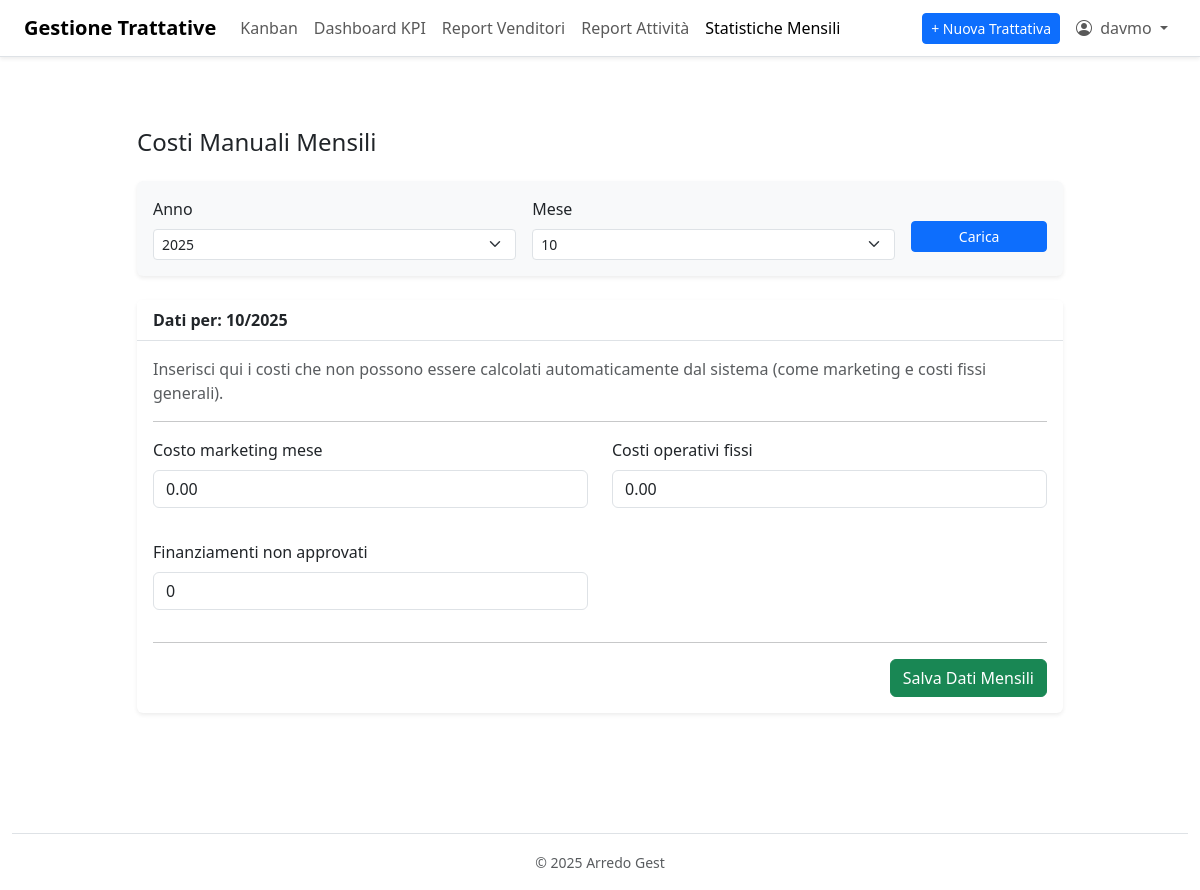
The app's page /statistiche-mensili/ (signed in) with its own data.
### gestione/models.py (models this page shows, shortened)
class StatMensile(models.Model):
    anno = models.PositiveIntegerField(verbose_name="Anno (es. 2024)")
    mese = models.PositiveIntegerField(verbose_name="Mese (1-12)", validators=[MinValueValidator(1), MaxValueValidator(12)])
    costo_marketing_mese = models.DecimalField(
        max_digits=10, decimal_places=2, default=0,
        verbose_name="Costo Marketing/Pubblicità (€)",
        help_text="Costo totale delle campagne pubblicitarie per questo mese."
    )
    costi_operativi_fissi = models.DecimalField(
        max_digits=10, decimal_places=2, default=0,
        verbose_name="Costi Operativi Fissi (€)",
        help_text="Es. affitto, utenze, stipendi fissi (esclusi costi variabili personale)."
    )
    finanziamenti_non_approvati = models.IntegerField(
        default=0, verbose_name="Nr. Finanziamenti Non Approvati",
        help_text="Numero di richieste di finanziamento respinte."
    )
    class Meta:
        verbose_name = "Statistica Mensile Manuale"
        verbose_name_plural = "Statistiche Mensili Manuali"
        unique_together = ('anno', 'mese')
        ordering = ['-anno', '-mese']

### gestione/views.py (the view)
# urls.py: path('statistiche-mensili/', views.statistiche_mensili, name='statistiche_mensili'),
@login_required
def statistiche_mensili(request):
    anno_corrente = datetime.date.today().year
    mese_corrente = datetime.date.today().month
    anno = request.GET.get('anno', anno_corrente)
    mese = request.GET.get('mese', mese_corrente)
    try:
        anno = int(anno)
        mese = int(mese)
    except (ValueError, TypeError):
        anno = anno_corrente
        mese = mese_corrente
    stat_mensile, created = StatMensile.objects.get_or_create(anno=anno, mese=mese, defaults={})
    if request.method == 'POST':
        form = StatMensileForm(request.POST, instance=stat_mensile)
        if form.is_valid():
            form.save()
            messages.success(request, f"Dati manuali per {mese}/{anno} salvati con successo!")
            return redirect(f"{request.path}?anno={anno}&mese={mese}")
        else:
            messages.error(request, "Errore nella compilazione del form.")
    else:
        form = StatMensileForm(instance=stat_mensile)
    anni_disponibili = range(anno_corrente - 3, anno_corrente + 2)
    context = {
        'form': form, 'anno_selezionato': anno, 'mese_selezionato': mese,
        'anni_disponibili': anni_disponibili, 'active_page': 'statistiche_mensili',
    }
    return render(request, 'gestione/statistiche_mensili.html', context)

### gestione/forms.py
class StatMensileForm(forms.ModelForm):
    anno = forms.IntegerField(initial=datetime.date.today().year, widget=forms.NumberInput(attrs={'class': 'form-control', 'placeholder': 'AAAA'}))
    mese = forms.IntegerField(initial=datetime.date.today().month, min_value=1, max_value=12, widget=forms.NumberInput(attrs={'class': 'form-control', 'placeholder': 'MM'}))
    costo_marketing_mese = forms.DecimalField(min_value=0, decimal_places=2, initial=0.00, widget=forms.NumberInput(attrs={'class': 'form-control', 'step': '0.01'}))
    costi_operativi_fissi = forms.DecimalField(min_value=0, decimal_places=2, initial=0.00, widget=forms.NumberInput(attrs={'class': 'form-control', 'step': '0.01'}))
    finanziamenti_non_approvati = forms.IntegerField(min_value=0, initial=0, widget=forms.NumberInput(attrs={'class': 'form-control'}))
    class Meta:
        model = StatMensile
        fields = ['anno', 'mese', 'costo_marketing_mese', 'costi_operativi_fissi', 'finanziamenti_non_approvati']

### gestione/templates/gestione/statistiche_mensili.html (shortened to what this page needs)
{% extends 'gestione/base.html' %}
{% load bootstrap5 %}
{% block content %}
<div class="container pt-4">
    <div class="row justify-content-center">
        <div class="col-lg-10">
            <h1 class="h4 mb-4">Costi Manuali Mensili</h1>
            <div class="card bg-light mb-4">
                <div class="card-body">
                    <form method="GET" action="{% url 'statistiche_mensili' %}" class="row g-3 align-items-center">
                        <div class="col-md-5">
                            <label for="anno" class="form-label">Anno</label>
                            <select name="anno" id="anno" class="form-select form-select-sm">
                                {% for a in anni_disponibili %}
                                    <option value="{{ a }}" {% if a == anno_selezionato %}selected{% endif %}>{{ a }}</option>
                                {% endfor %}
                            </select>
                        </div>
                        <div class="col-md-5">
                            <label for="mese" class="form-label">Mese</label>
                            <select name="mese" id="mese" class="form-select form-select-sm">
                                {% for m in "1"|ljust:12 %}
                                <option value="{{ forloop.counter }}" {% if forloop.counter == mese_selezionato %}selected{% endif %}>
                                    {{ forloop.counter }}
                                </option>
                                {% endfor %}
                            </select>
                        </div>
                        <div class="col-md-2" style="margin-top: 2rem;">
                            <button type="submit" class="btn btn-primary btn-sm w-100">Carica</button>
                        </div>
                    </form>
                </div>
            </div>
            <div class="card">
                 <div class="card-header">
                     Dati per: {{ mese_selezionato }}/{{ anno_selezionato }}
                 </div>
                 <div class="card-body">
                     <p class="text-muted">Inserisci qui i costi che non possono essere calcolati automaticamente dal sistema (come marketing e costi fissi generali).</p>
                     <hr>
                     <form method="POST">
                         <div class="row mb-3">
                             <div class="col-md-6">
                                 {% bootstrap_field form.costo_marketing_mese %}
                             </div>
                             <div class="col-md-6">
                                 {% bootstrap_field form.costi_operativi_fissi %}
                             </div>
                         </div>
                         <div class="row mb-3">
                             <div class="col-md-6">
                                  {% bootstrap_field form.finanziamenti_non_approvati %}
                             </div>
                         </div>
                         <hr>
                         <div class="text-end">
                              {% bootstrap_button button_type="submit" content="Salva Dati Mensili" button_class="btn-success" %}
                         </div>
                     </form>
                 </div>
            </div>
        </div>
    </div>
</div>
{% endblock %}

### gestione/templates/gestione/base.html (shortened to what this page needs)
{% load bootstrap5 %}
{% load static %}
<!DOCTYPE html>
<html lang="it">
<head>
    {% bootstrap_css %}
    <link rel="stylesheet" href="https://cdn.jsdelivr.net/npm/bootstrap-icons@1.10.0/font/bootstrap-icons.css">
</head>
<body class="bg-white">
    <nav class="navbar navbar-expand-lg navbar-light bg-white border-bottom fixed-top">
         <div class="container-fluid px-4">
            <a class="navbar-brand" href="{% url 'dashboard' %}"><strong>Gestione Trattative</strong></a>
            <div class="collapse navbar-collapse" id="navbarNav">
                <ul class="navbar-nav">
                    <li class="nav-item">
                        <a class="nav-link {% if active_page == 'kanban' %}active{% endif %}"
                           href="{% url 'kanban_board' %}">Kanban</a>
                    </li>
                    <li class="nav-item">
                        <a class="nav-link {% if active_page == 'dashboard' %}active{% endif %}"
                           href="{% url 'dashboard' %}">Dashboard KPI</a>
                    </li>
                    <li class="nav-item">
                        <a class="nav-link {% if active_page == 'venditori' %}active{% endif %}"
                           href="{% url 'report_venditori' %}">Report Venditori</a>
                    </li>
                    <li class="nav-item">
                        <a class="nav-link {% if active_page == 'report_attivita' %}active{% endif %}"
                           href="{% url 'report_attivita' %}">Report Attività</a>
                    </li>
                     <li class="nav-item">
                        <a class="nav-link {% if active_page == 'statistiche_mensili' %}active{% endif %}"
                           href="{% url 'statistiche_mensili' %}">Statistiche Mensili</a>
                    </li>
                </ul>
                <ul class="navbar-nav ms-auto align-items-center">
                    <li class="nav-item me-2">
                        <a class="btn btn-primary btn-sm"
                           href="{% url 'nuova_trattativa' %}">
                           + Nuova Trattativa
                        </a>
                    </li>
                    <li class="nav-item dropdown">
                        <a class="nav-link dropdown-toggle" href="#" id="navbarDropdown" role="button" data-bs-toggle="dropdown" aria-expanded="false">
                            <i class="bi bi-person-circle me-1"></i> {{ user.username }}
                        </a>
                    </li>
                </ul>
            </div>
        </div>
    </nav>
    <main>
        {% block content %}
        {% endblock %}
    </main>
    <div class="container-fluid">
        <footer class="text-center text-muted mt-5 border-top pt-3 pb-3">
            <small>&copy; {% now "Y" %} Arredo Gest</small>
        </footer>
    </div>
</body>
</html>

### gestione/templates/gestione/base.html (style rules this page uses)
body { background-color: #FFFFFF; font-family: system-ui, -apple-system, "Segoe UI", Roboto, "Helvetica Neue", Arial, "Noto Sans", "Liberation Sans", sans-serif; display: flex; flex-direction: column; min-height: 100vh; padding-top: 5rem; }
.navbar { box-shadow: 0 0.125rem 0.25rem rgba(0, 0, 0, 0.075); }
main { flex-grow: 1; padding-top: 1.5rem; padding-bottom: 3rem; }
.card { border: none; box-shadow: 0 0.125rem 0.25rem rgba(0, 0, 0, 0.075); margin-bottom: 1.5rem; }
.card-header { background-color: #fff; border-bottom: 1px solid #dee2e6; font-weight: 600; }
.h4, h4 { font-weight: 500; }
footer { flex-shrink: 0; }

### records on screen
StatMensile: costo_marketing_mese "0.00", costi_operativi_fissi "0.00", finanziamenti_non_approvati "0"

### other values on screen
{{ user.username }} "davmo"
{{ mese_selezionato }} "10"
{{ anno_selezionato }} "2025"
form field anno "2025"
form field mese "10"
